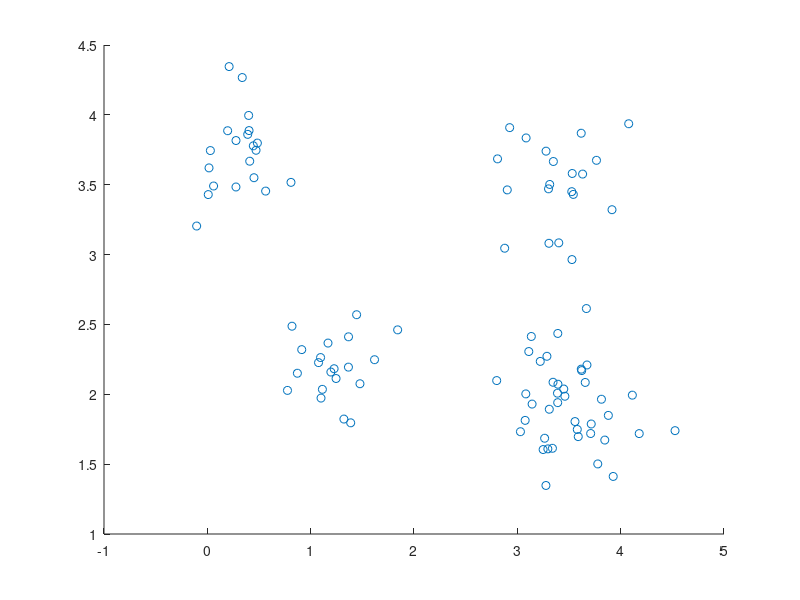
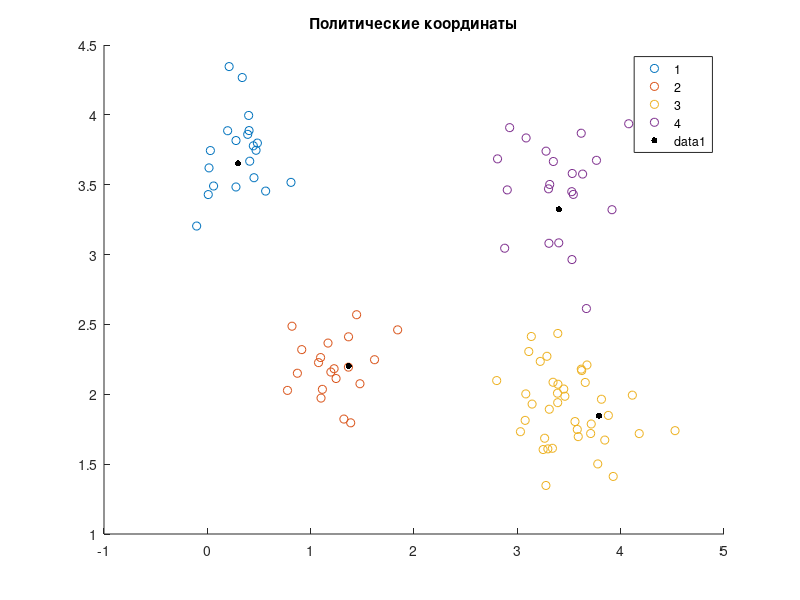

MATLAB code to generate these figures, in order:
clc
close all
clear all

xax = fopen('data6.txt','r');
xe = fscanf(xax, '%f', [2 inf])';
fclose(xax);
xaxa = xe(:,1);
axex = xe(:,2);
xoxo = size(xe);
axax = xoxo(2); 
xoxo = xoxo(1); 

figure;
scatter(xaxa, axex, 35);

axaxex = 4; 
xexixoxo = zeros(axaxex, 2); 

for axxax = 1:axaxex
    xexixoxo(axxax,:) = xe(axxax,:); 
end
xexixoxo

xexi = 10000;
xux = 0.1435;
xix = zeros(1, axaxex);
xox = 1;
xexex = 0.01435;
while (true)
    xex = rand;
    xyx = ceil(5 + (xoxo-5)*xex); 
    for xaxaxa = 1:axaxex
         xix(xaxaxa) = pdist([xe(xyx,:); xexixoxo(xaxaxa,:)]); 
    end 
    [xaxaxax, xaxaxa] = min(xix);
    axxaxax = xexixoxo;
    axxaxax(xaxaxa,1) = xexixoxo(xaxaxa,1)+ xux*(xaxa(xyx) - xexixoxo(xaxaxa,1));
    axxaxax(xaxaxa,2) = xexixoxo(xaxaxa,2)+ xux*(axex(xyx) - xexixoxo(xaxaxa,2)); 
    if (xix(xaxaxa) <= xexex) || (xox == xexi)
        break
    end
    xox = xox+1;
    xexixoxo = axxaxax;    
end
xexixoxo
xox

xixix = zeros(1, axaxex);
xoxox = zeros(xoxo, 2);
for axxax = 1:xoxo
    for xaxaxa = 1:axaxex
    xixix(xaxaxa) = pdist([xe(axxax,:); xexixoxo(xaxaxa,:)]);
    end 
    [xaxaxax, xaxaxa] = min(xixix);
    xoxox(axxax,1) = xaxaxa;
    xoxox(axxax,2) = xixix(xaxaxa);
end

figure;
gscatter(xaxa, axex, xoxox(:,1));
title('Политические координаты');
hold on;
scatter(xexixoxo(:,1), xexixoxo(:,2), 20, 'k', 'filled');
